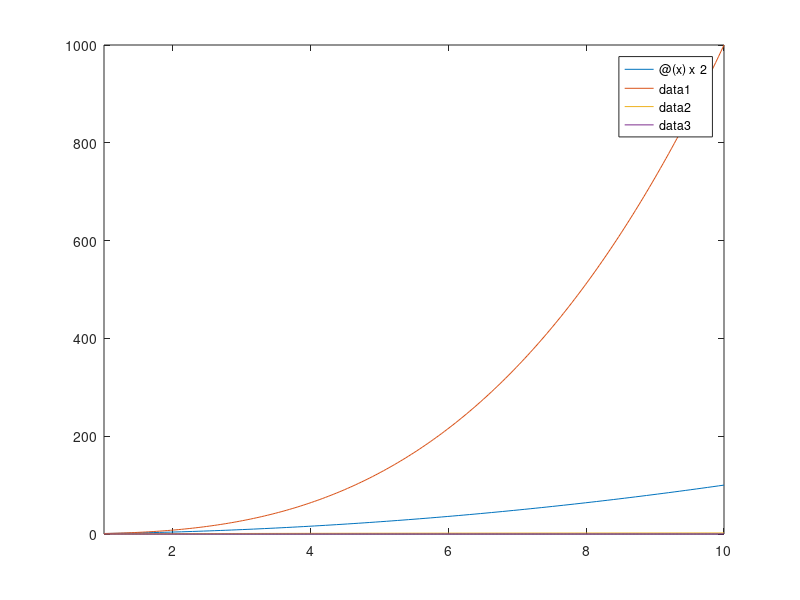

Here is the MATLAB script that generated this plot:
%4
x1 = @(x) x^2;
x2 = @(x) x^3;
x3 = @(x) log(x);
x4 = @(x) 1/x;
fplot(x1,[1,10])
hold on
fplot(x2,[1,10])
hold on
fplot(x3,[1,10])
hold on
fplot(x4,[1,10])
hold off